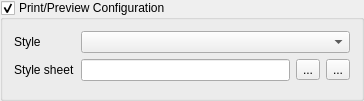
<?xml version="1.0" encoding="UTF-8"?>
<ui version="4.0">
 <class>PreviewConfigurationWidget</class>
 <widget class="QGroupBox" name="PreviewConfigurationWidget">
  <property name="geometry">
   <rect>
    <x>0</x>
    <y>0</y>
    <width>364</width>
    <height>94</height>
   </rect>
  </property>
  <property name="windowTitle">
   <string>Form</string>
  </property>
  <property name="title">
   <string>Print/Preview Configuration</string>
  </property>
  <property name="checkable">
   <bool>true</bool>
  </property>
  <layout class="QFormLayout">
   <item row="0" column="0">
    <widget class="QLabel" name="m_styleLabel">
     <property name="text">
      <string>Style</string>
     </property>
    </widget>
   </item>
   <item row="0" column="1">
    <widget class="QComboBox" name="m_styleCombo"/>
   </item>
   <item row="1" column="0">
    <widget class="QLabel" name="m_appStyleSheetLabel">
     <property name="text">
      <string>Style sheet</string>
     </property>
    </widget>
   </item>
   <item row="1" column="1">
    <layout class="QHBoxLayout">
     <item>
      <widget class="qdesigner_internal::TextPropertyEditor" name="m_appStyleSheetLineEdit">
       <property name="minimumSize">
        <size>
         <width>149</width>
         <height>0</height>
        </size>
       </property>
      </widget>
     </item>
     <item>
      <widget class="QToolButton" name="m_appStyleSheetChangeButton">
       <property name="text">
        <string>...</string>
       </property>
      </widget>
     </item>
     <item>
      <widget class="QToolButton" name="m_appStyleSheetClearButton">
       <property name="text">
        <string>...</string>
       </property>
      </widget>
     </item>
    </layout>
   </item>
   <item row="2" column="1">
    <layout class="QHBoxLayout"/>
   </item>
  </layout>
 </widget>
 <customwidgets>
  <customwidget>
   <class>qdesigner_internal::TextPropertyEditor</class>
   <extends>QLineEdit</extends>
   <header location="global">textpropertyeditor_p.h</header>
  </customwidget>
 </customwidgets>
 <resources/>
 <connections/>
</ui>
